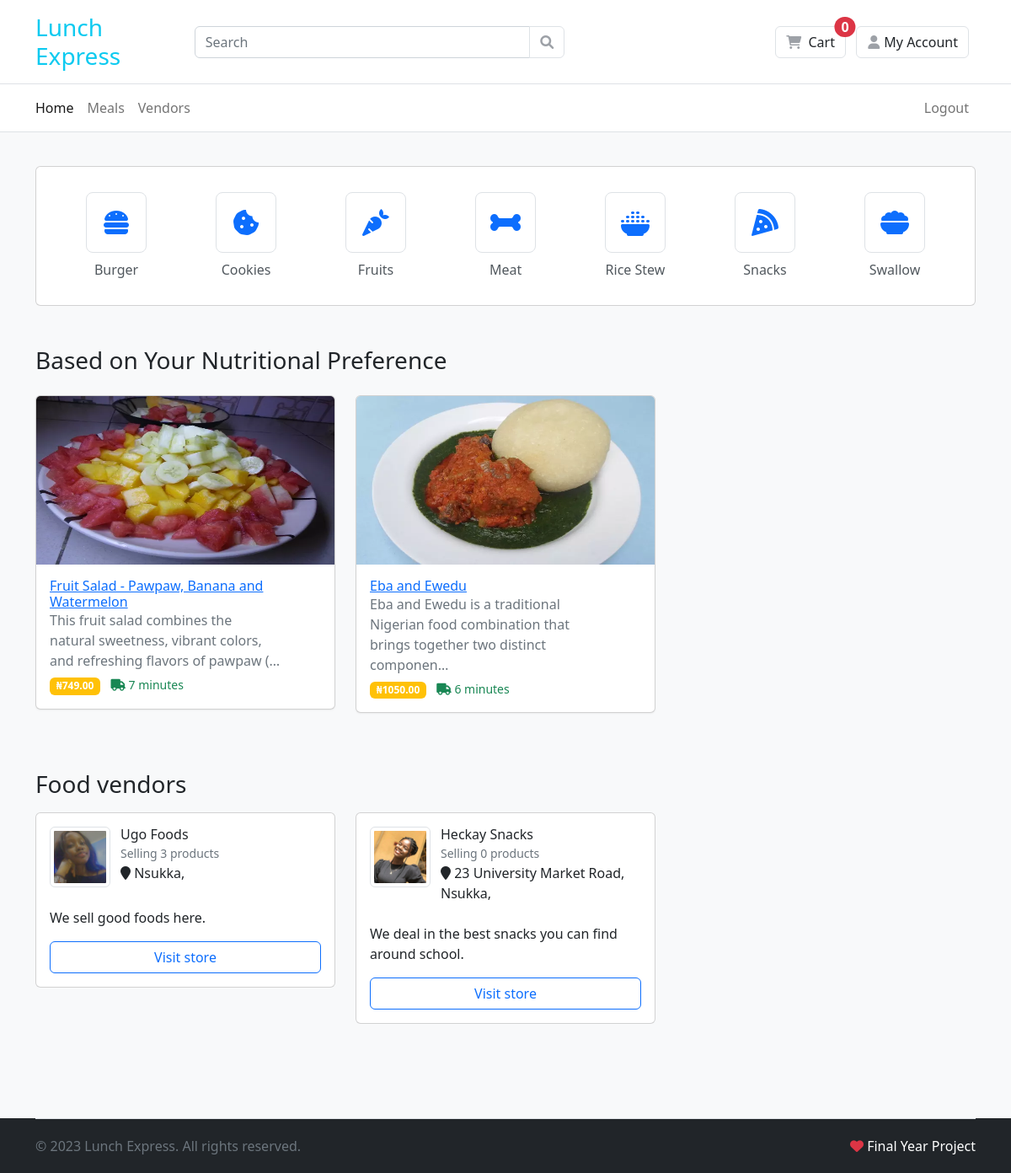
Screenshot of / (signed in) with the database file from the repository.
### products/models.py (models this page shows, shortened)
class Category(models.Model):
    name = models.CharField(
        max_length=50,
        unique=True,
        db_index=True,
        verbose_name=_("category name"),
        help_text=_("format: required, max-50"),
    )
    slug = models.SlugField(
        max_length=50,
        unique=True,
        verbose_name=_("category safe URL"),
        help_text=_(
            "format: required, letters, numbers, underscore, or hyphens"
        ),
    )
    description = models.TextField(
        max_length=1000,
        verbose_name=_("category description"),
        blank=True,
        help_text=_("format: not required, max-1000"),
    )
    icon = models.CharField(max_length=20, help_text="Font awesome icon")
    class Meta:
        ordering = ("name",)
        verbose_name = _("category")
        verbose_name_plural = _("categories")
    def get_absolute_url(self):
        return reverse('products:category',
                       kwargs={'category_slug': self.slug})

class Product(models.Model):
    category = models.ForeignKey(
        Category, on_delete=models.PROTECT, related_name=_("products"))
    name = models.CharField(
        unique=True, max_length=255, db_index=True)
    slug = models.SlugField(
        unique=True, max_length=255, db_index=True)
    description = models.TextField()
    price = models.DecimalField(max_digits=7, decimal_places=2, verbose_name=_("price"))
    image = models.ImageField(upload_to="images/")
    calories = models.IntegerField(
        help_text="The amount of energy provided by the food.Example: 150 (kcal)")
    protein = models.IntegerField(
        help_text="The amount of protein in the food. Example: 8.5 (g)")
    carbohydrates = models.IntegerField(
        help_text="The total amount of carbohydrates in the food, including sugars, fiber, and starches. Example: 20.3 (g)")
    fats = models.IntegerField(
        help_text="The total amount of fats in the food, including saturated fats and unsaturated fats. Example: 5.2 (g)")
    vitamins = models.IntegerField(
        help_text="The amount of various vitamins present in the food. Example: Vitamin C: 10 mg, Vitamin A: 200 IU")
    minerals = models.IntegerField(
        help_text="The amount of various minerals present in the food. Example: Iron: 2.3 mg, Calcium: 120 mg")
    fiber = models.IntegerField(
        help_text="The amount of dietary fiber in the food. Example: 3.5 (g)")
    delivery_time = models.CharField(
        max_length=100,
        help_text="Time it will take for this food to be delivered.")
    vendor = models.ForeignKey(
        User,
        related_name=_("products"),
        on_delete=models.CASCADE
    )
    created = models.DateTimeField(auto_now_add=True)
    updated = models.DateTimeField(
        auto_now=True,
        verbose_name=_("date product last updated"),
        help_text=_("format: Y-m-d H:M:S"),
    )
    objects = models.Manager()
    active = ProductManager()
    class Meta:
        ordering = ("-created",)
        verbose_name = _("product")
        verbose_name_plural = _("products")
    def get_absolute_url(self):
        return reverse('products:detail',
                       kwargs={'slug': self.slug})

### accounts/models.py (models this page shows, shortened)
class Vendor(models.Model):
    user = models.OneToOneField(
        User,
        on_delete=models.CASCADE,
        null=True,
        related_name='vendor')
    company_name = models.CharField(max_length=50)
    address = models.CharField(max_length=600)
    about = models.TextField()
    image = models.ImageField(upload_to='vendor/images')
    phone_number = models.CharField(max_length=11)

class User(AbstractUser):
    is_vendor = models.BooleanField(default=False)
    is_customer = models.BooleanField(default=False)

### django_ecommerce/views.py (the view)
# urls.py: path("", home, name="home"),
def home(request):
    products = None
    recommended_food = None
    preference = None
    vendors = Vendor.objects.all()[:6]
    categories = Category.objects.all()
    if request.user.is_authenticated and request.user.is_customer:
        try:
            preference = LecturerPreference.objects.get(
                lecturer=request.user.customer)
            print(preference)
        except LecturerPreference.DoesNotExist:
            preference = None
        if preference:
            recommended_food = Product.objects.filter(
                calories__lte=preference.preferred_calories
            )
        else:
            recommended_food = Product.objects.all()[:12]
    else:
        products = Product.objects.all()[:12]
    template_name = "home.html"
    context = {
        "products": products,
        "vendors": vendors,
        "categories": categories,
        "recommended_food": recommended_food,
        "preference": preference,
    }
    return render(request, template_name, context)

### accounts/models.py (called while the page is built)
    def __str__(self):
        return f"Food preference for #{self.lecturer.user.username}"

### carts/cart.py (called while the page is built)
    def __len__(self):
        return sum(item['quantity'] for item in self.cart.values())

### carts/context_processors.py (called while the page is built)
def cart(request):
    return {'cart': Cart(request)}

### templates/home.html (shortened to what this page needs)
{% extends 'base.html' %}
{% block content %}
<section class="padding-y bg-light">
    <div class="container">
        <div class="card mb-5">
            <div class="content-body">
                <nav class="row gy-4">
                    {% for category in categories %}
                    <div class="col-xl col-lg-2 col-md-3 col-4">
                        <a href="{{ category.get_absolute_url }}" class="item-link text-center">
                            <span class="icon icon-lg mb-2 rounded-3">
                                <i class="fas fa-{{ category.icon }}"></i>
                            </span>
                            <span class="text"> {{ category.name }} </span>
                        </a>
                    </div>
                    {% endfor %}
                </nav>
            </div>
        </div>
        {% if preference %}
        <div class="row mb-5">
            <h3 class="mb-4">Based on Your Nutritional Preference</h3>
            {% for product in recommended_food %}
            {% include "partials/_food_card.html" %}
            {% endfor %}
        </div>
        {% endif %}
        <div class="row mb-5">
            <h3 class="mb-3">Food vendors</h3>
            {% for vendor in vendors %}
            <div class="col-lg-4">
                {% include "partials/_vendor_card.html" %}
            </div>
            {% empty %}
                <p>There are currently no Food vendors.</p>
            {% endfor %}
        </div>
    </div>
</section>
{% endblock %}

### templates/partials/_food_card.html
<div class="col-lg-4 col-md-6">
    <article class="card card-product-grid">
        <a href="{{ product.get_absolute_url }}">
            <img src="{{ product.image.url }}" height="200" class="card-img-top" alt="{{ product.name }}">
        </a>
        <div class="card-body pt-0">
            <div class="pt-3 pe-5">
                <h6 class="card-title mb-0">
                    <a href="{{ product.get_absolute_url }}">{{ product.name }}</a>
                </h6>
                <p class="mb-1 text-muted">{{ product.description|truncatechars:100 }}</p>
                <span class="badge bg-warning"> &#8358;{{ product.price }} </span>
                <span class="text-success small ms-2"> <i class="fa fa-truck"></i> {{ product.delivery_time }}</span>
            </div>
        </div>
    </article>
</div>

### templates/partials/_vendor_card.html
<div class="card mb-4">
    <div class="card-body">
        <div class="itemside mb-4">
            <div class="aside">
                <img src="{{ vendor.image.url }}" width="60" height="60" class="img-sm img-thumbnail">
            </div>
            <div class="info">
                <span class="h6 title">{{ vendor.company_name }}</span>
                <small class="text-muted">Selling {{ vendor.user.products.count }} product{{ vendor.user.products.count|pluralize }}</small>
                <p><i class="fa fa-map-marker"></i> {{ vendor.address }}, {{ vendor.state }}</p>
            </div>
        </div>
        <p>{{ vendor.about|truncatechars:280 }}</p>
        <a href="{% url 'accounts:vendor_profile' vendor.user.username %}" class="btn w-100 btn-outline-primary">Visit store</a>
    </div>
</div>

### static/css/ui.css (style rules this page uses)
.content-body { flex: 1 1 auto; padding: 1.88rem }
.padding-y { padding-top: 40px; padding-bottom: 40px }
.icon-xs, .icon-sm, .icon-md, .icon-lg { display: inline-flex; align-items: center; justify-content: center; text-align: center; flex-shrink: 0; flex-grow: 0 }
.icon-lg { width: 72px; height: 72px; font-size: 32px }
.img-xs, .img-sm, .img-md, .img-lg { display: inline-block; -o-object-fit: cover; object-fit: cover; flex-shrink: 0; flex-grow: 0 }
.img-sm { width: 72px; height: 72px }
.item-link { width: 100%; display: block; text-decoration: none }
.item-link .icon { border: 1px solid #dee2e6 }
.item-link .text { display: block; color: #51585e }
.card.card-product-grid, .card.card-product-list { box-shadow: 0 1px 2px rgba(51, 51, 51, .07) }
[class*=card-product] p { margin-bottom: 0 }
.card-product-grid { margin-bottom: 20px }
.itemside { position: relative; display: flex; width: 100% }
.itemside .aside { position: relative; flex-shrink: 0 }
.itemside .info { padding-left: .75rem; flex-grow: 1 }
.itemside .title { display: block; margin-bottom: 0rem }
.itemside p { margin-bottom: 0 }

### rows the page displays
Category: name "Burger"
Category: name "Cookies"
Category: name "Fruits"
Category: name "Meat"
Category: name "Rice Stew"
Category: name "Snacks"
Category: name "Swallow"
Product: image (picture), name "Fruit Salad - Pawpaw, Banana and Watermelon", description "This fruit salad combines the natural sweetness, vibrant colors, and refreshing flavors of pawpaw (…", price "749.00", delivery_time "7 minutes"
Product: image (picture), name "Eba and Ewedu", description "Eba and Ewedu is a traditional Nigerian food combination that brings together two distinct componen…", price "1050.00", delivery_time "6 minutes"
Vendor: image (picture), company_name "Ugo Foods", user.products.count "3", address "Nsukka", about "We sell good foods here."
Vendor: image (picture), company_name "Heckay Snacks", user.products.count "0", address "23 University Market Road, Nsukka", about "We deal in the best snacks you can find around school."
